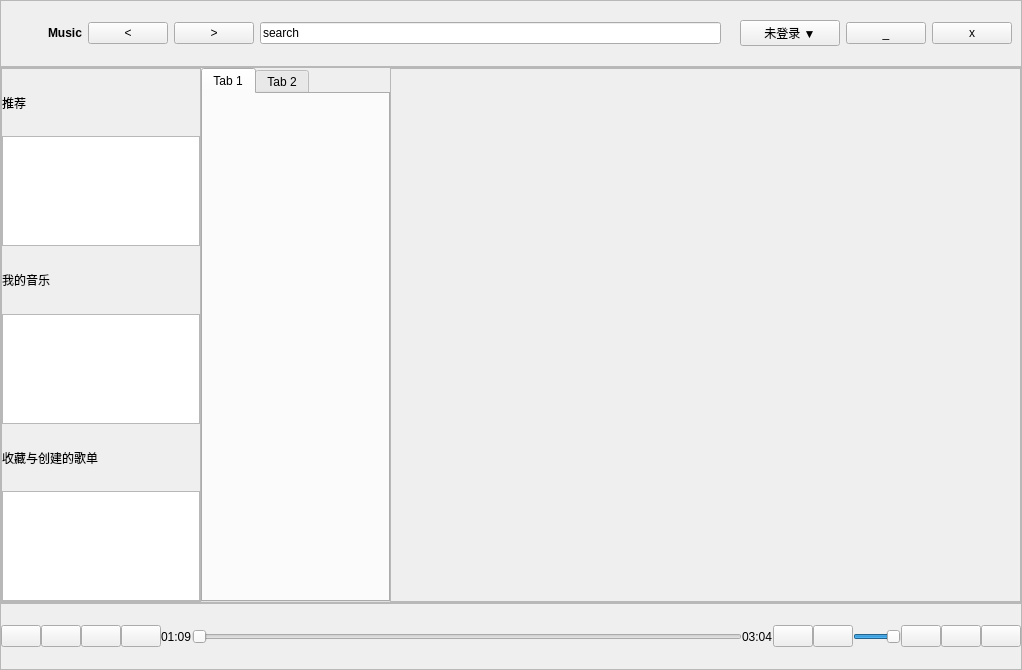
<?xml version="1.0" encoding="UTF-8"?>
<ui version="4.0">
 <class>mainWindow</class>
 <widget class="QWidget" name="mainWindow">
  <property name="geometry">
   <rect>
    <x>0</x>
    <y>0</y>
    <width>1022</width>
    <height>670</height>
   </rect>
  </property>
  <property name="minimumSize">
   <size>
    <width>1022</width>
    <height>670</height>
   </size>
  </property>
  <property name="windowTitle">
   <string>Form</string>
  </property>
  <layout class="QVBoxLayout" name="verticalLayout_2" stretch="0">
   <property name="spacing">
    <number>0</number>
   </property>
   <property name="leftMargin">
    <number>0</number>
   </property>
   <property name="topMargin">
    <number>0</number>
   </property>
   <property name="rightMargin">
    <number>0</number>
   </property>
   <property name="bottomMargin">
    <number>0</number>
   </property>
   <item>
    <layout class="QVBoxLayout" name="verticalLayout" stretch="1,8,1">
     <property name="spacing">
      <number>0</number>
     </property>
     <item>
      <widget class="QFrame" name="header">
       <property name="frameShape">
        <enum>QFrame::StyledPanel</enum>
       </property>
       <property name="frameShadow">
        <enum>QFrame::Raised</enum>
       </property>
       <layout class="QHBoxLayout" name="horizontalLayout_3">
        <item>
         <widget class="QLabel" name="logoLabel">
          <property name="minimumSize">
           <size>
            <width>32</width>
            <height>32</height>
           </size>
          </property>
          <property name="maximumSize">
           <size>
            <width>32</width>
            <height>32</height>
           </size>
          </property>
          <property name="text">
           <string/>
          </property>
          <property name="scaledContents">
           <bool>true</bool>
          </property>
         </widget>
        </item>
        <item>
         <widget class="QLabel" name="descriptionLabel">
          <property name="text">
           <string>&lt;b&gt;Music&lt;b&gt;</string>
          </property>
         </widget>
        </item>
        <item>
         <widget class="QPushButton" name="prev_Button">
          <property name="toolTip">
           <string>返回</string>
          </property>
          <property name="text">
           <string>&lt;</string>
          </property>
         </widget>
        </item>
        <item>
         <widget class="QPushButton" name="next_Button">
          <property name="toolTip">
           <string>前进</string>
          </property>
          <property name="text">
           <string>&gt;</string>
          </property>
         </widget>
        </item>
        <item>
         <widget class="QLineEdit" name="searchLine">
          <property name="text">
           <string>search</string>
          </property>
         </widget>
        </item>
        <item>
         <widget class="QLabel" name="userPix">
          <property name="text">
           <string/>
          </property>
         </widget>
        </item>
        <item>
         <widget class="QPushButton" name="loginButton">
          <property name="minimumSize">
           <size>
            <width>100</width>
            <height>0</height>
           </size>
          </property>
          <property name="toolTip">
           <string>登录</string>
          </property>
          <property name="styleSheet">
           <string notr="true"/>
          </property>
          <property name="text">
           <string>未登录 ▼</string>
          </property>
         </widget>
        </item>
        <item>
         <widget class="QPushButton" name="minButton">
          <property name="minimumSize">
           <size>
            <width>21</width>
            <height>17</height>
           </size>
          </property>
          <property name="toolTip">
           <string>最小化</string>
          </property>
          <property name="text">
           <string>_</string>
          </property>
         </widget>
        </item>
        <item>
         <widget class="QPushButton" name="closeButton">
          <property name="minimumSize">
           <size>
            <width>21</width>
            <height>17</height>
           </size>
          </property>
          <property name="toolTip">
           <string>关闭</string>
          </property>
          <property name="text">
           <string>x</string>
          </property>
         </widget>
        </item>
       </layout>
      </widget>
     </item>
     <item>
      <widget class="QFrame" name="main">
       <property name="frameShape">
        <enum>QFrame::StyledPanel</enum>
       </property>
       <property name="frameShadow">
        <enum>QFrame::Raised</enum>
       </property>
       <layout class="QHBoxLayout" name="mainHorizontalLayout" stretch="0,3,10">
        <property name="spacing">
         <number>0</number>
        </property>
        <property name="leftMargin">
         <number>0</number>
        </property>
        <property name="topMargin">
         <number>0</number>
        </property>
        <property name="rightMargin">
         <number>0</number>
        </property>
        <property name="bottomMargin">
         <number>0</number>
        </property>
        <item>
         <widget class="QScrollArea" name="scrollArea">
          <property name="minimumSize">
           <size>
            <width>200</width>
            <height>0</height>
           </size>
          </property>
          <property name="maximumSize">
           <size>
            <width>200</width>
            <height>16777215</height>
           </size>
          </property>
          <property name="styleSheet">
           <string notr="true"/>
          </property>
          <property name="widgetResizable">
           <bool>true</bool>
          </property>
          <widget class="QWidget" name="scrollAreaWidgetContents">
           <property name="geometry">
            <rect>
             <x>0</x>
             <y>0</y>
             <width>198</width>
             <height>530</height>
            </rect>
           </property>
           <layout class="QVBoxLayout" name="verticalLayout_3">
            <property name="spacing">
             <number>0</number>
            </property>
            <property name="leftMargin">
             <number>0</number>
            </property>
            <property name="topMargin">
             <number>0</number>
            </property>
            <property name="rightMargin">
             <number>0</number>
            </property>
            <property name="bottomMargin">
             <number>0</number>
            </property>
            <item>
             <widget class="QLabel" name="recommandLabel">
              <property name="text">
               <string>推荐</string>
              </property>
             </widget>
            </item>
            <item>
             <widget class="QListWidget" name="recommandList">
              <property name="minimumSize">
               <size>
                <width>0</width>
                <height>110</height>
               </size>
              </property>
              <property name="maximumSize">
               <size>
                <width>16777215</width>
                <height>110</height>
               </size>
              </property>
             </widget>
            </item>
            <item>
             <widget class="QLabel" name="myLabel">
              <property name="text">
               <string>我的音乐</string>
              </property>
             </widget>
            </item>
            <item>
             <widget class="QListWidget" name="myList">
              <property name="minimumSize">
               <size>
                <width>0</width>
                <height>110</height>
               </size>
              </property>
              <property name="maximumSize">
               <size>
                <width>16777215</width>
                <height>110</height>
               </size>
              </property>
             </widget>
            </item>
            <item>
             <widget class="QLabel" name="collectLabel">
              <property name="text">
               <string>收藏与创建的歌单</string>
              </property>
             </widget>
            </item>
            <item>
             <widget class="QListWidget" name="collectList">
              <property name="minimumSize">
               <size>
                <width>0</width>
                <height>110</height>
               </size>
              </property>
              <property name="maximumSize">
               <size>
                <width>16777215</width>
                <height>110</height>
               </size>
              </property>
             </widget>
            </item>
           </layout>
          </widget>
         </widget>
        </item>
        <item>
         <widget class="QTabWidget" name="tabWidget">
          <property name="styleSheet">
           <string notr="true">QTabWidget::pane { border: 2px solid rgb(76, 76, 113);}QTabBar::tab {\n                                 border: 0px solid #C4C4C3;border-bottom-color: #C2C7CB; border-top-left-radius: 0px; border-top-right-radius: 0px;\n                                 width: 00px;height: 00px;padding: 0px;} QTabBar::tab:selected{color:rgb(255,255,255);background-color:rgb(76, 76, 113);\n                                    border-color: rgb(76, 76, 113);}</string>
          </property>
          <property name="currentIndex">
           <number>0</number>
          </property>
          <widget class="QWidget" name="tab_3">
           <attribute name="title">
            <string>Tab 1</string>
           </attribute>
          </widget>
          <widget class="QWidget" name="tab_4">
           <attribute name="title">
            <string>Tab 2</string>
           </attribute>
          </widget>
         </widget>
        </item>
        <item>
         <widget class="QScrollArea" name="detailView">
          <property name="widgetResizable">
           <bool>true</bool>
          </property>
          <widget class="QWidget" name="scrollAreaWidgetContents_2">
           <property name="geometry">
            <rect>
             <x>0</x>
             <y>0</y>
             <width>627</width>
             <height>530</height>
            </rect>
           </property>
          </widget>
         </widget>
        </item>
       </layout>
      </widget>
     </item>
     <item>
      <widget class="QFrame" name="playWidget">
       <property name="styleSheet">
        <string notr="true"/>
       </property>
       <property name="frameShape">
        <enum>QFrame::StyledPanel</enum>
       </property>
       <property name="frameShadow">
        <enum>QFrame::Raised</enum>
       </property>
       <layout class="QHBoxLayout" name="horizontalLayout_2">
        <property name="spacing">
         <number>0</number>
        </property>
        <property name="leftMargin">
         <number>0</number>
        </property>
        <property name="topMargin">
         <number>0</number>
        </property>
        <property name="rightMargin">
         <number>0</number>
        </property>
        <property name="bottomMargin">
         <number>0</number>
        </property>
        <item>
         <widget class="QPushButton" name="previousButton">
          <property name="toolTip">
           <string>上一首</string>
          </property>
         </widget>
        </item>
        <item>
         <widget class="QPushButton" name="playButton">
          <property name="toolTip">
           <string>播放</string>
          </property>
         </widget>
        </item>
        <item>
         <widget class="QPushButton" name="pauseButton">
          <property name="toolTip">
           <string>暂停</string>
          </property>
         </widget>
        </item>
        <item>
         <widget class="QPushButton" name="nextButton">
          <property name="toolTip">
           <string>下一首</string>
          </property>
         </widget>
        </item>
        <item>
         <widget class="QLabel" name="currentTime">
          <property name="toolTip">
           <string>当前时间</string>
          </property>
          <property name="text">
           <string>01:09</string>
          </property>
         </widget>
        </item>
        <item>
         <widget class="QSlider" name="timeSlider">
          <property name="minimumSize">
           <size>
            <width>550</width>
            <height>5</height>
           </size>
          </property>
          <property name="orientation">
           <enum>Qt::Horizontal</enum>
          </property>
         </widget>
        </item>
        <item>
         <widget class="QLabel" name="countTime">
          <property name="toolTip">
           <string>总时间</string>
          </property>
          <property name="text">
           <string>03:04</string>
          </property>
         </widget>
        </item>
        <item>
         <widget class="QPushButton" name="volume">
          <property name="toolTip">
           <string>音量</string>
          </property>
         </widget>
        </item>
        <item>
         <widget class="QPushButton" name="noVolume">
          <property name="enabled">
           <bool>true</bool>
          </property>
          <property name="toolTip">
           <string>静音</string>
          </property>
         </widget>
        </item>
        <item>
         <widget class="QSlider" name="volumeSlider">
          <property name="sizePolicy">
           <sizepolicy hsizetype="Expanding" vsizetype="Fixed">
            <horstretch>0</horstretch>
            <verstretch>0</verstretch>
           </sizepolicy>
          </property>
          <property name="maximum">
           <number>100</number>
          </property>
          <property name="value">
           <number>100</number>
          </property>
          <property name="orientation">
           <enum>Qt::Horizontal</enum>
          </property>
         </widget>
        </item>
        <item>
         <widget class="QPushButton" name="single">
          <property name="toolTip">
           <string>单曲循环</string>
          </property>
         </widget>
        </item>
        <item>
         <widget class="QPushButton" name="repeat">
          <property name="toolTip">
           <string>列表循环</string>
          </property>
         </widget>
        </item>
        <item>
         <widget class="QPushButton" name="playlist">
          <property name="toolTip">
           <string>播放列表</string>
          </property>
         </widget>
        </item>
       </layout>
      </widget>
     </item>
    </layout>
   </item>
  </layout>
 </widget>
 <resources/>
 <connections>
  <connection>
   <sender>prev_Button</sender>
   <signal>clicked()</signal>
   <receiver>mainWindow</receiver>
   <slot>slot_prev_page_clicked()</slot>
   <hints>
    <hint type="sourcelabel">
     <x>36</x>
     <y>32</y>
    </hint>
    <hint type="destinationlabel">
     <x>38</x>
     <y>-3</y>
    </hint>
   </hints>
  </connection>
  <connection>
   <sender>next_Button</sender>
   <signal>clicked()</signal>
   <receiver>mainWindow</receiver>
   <slot>slot_next_page_clicked()</slot>
   <hints>
    <hint type="sourcelabel">
     <x>235</x>
     <y>34</y>
    </hint>
    <hint type="destinationlabel">
     <x>173</x>
     <y>-2</y>
    </hint>
   </hints>
  </connection>
  <connection>
   <sender>previousButton</sender>
   <signal>clicked()</signal>
   <receiver>mainWindow</receiver>
   <slot>slot_prev_song_clicked()</slot>
   <hints>
    <hint type="sourcelabel">
     <x>40</x>
     <y>638</y>
    </hint>
    <hint type="destinationlabel">
     <x>29</x>
     <y>680</y>
    </hint>
   </hints>
  </connection>
  <connection>
   <sender>nextButton</sender>
   <signal>clicked()</signal>
   <receiver>mainWindow</receiver>
   <slot>slot_next_song_clicked()</slot>
   <hints>
    <hint type="sourcelabel">
     <x>163</x>
     <y>634</y>
    </hint>
    <hint type="destinationlabel">
     <x>186</x>
     <y>696</y>
    </hint>
   </hints>
  </connection>
  <connection>
   <sender>playButton</sender>
   <signal>clicked()</signal>
   <receiver>mainWindow</receiver>
   <slot>slot_play_clicked()</slot>
   <hints>
    <hint type="sourcelabel">
     <x>75</x>
     <y>635</y>
    </hint>
    <hint type="destinationlabel">
     <x>76</x>
     <y>678</y>
    </hint>
   </hints>
  </connection>
  <connection>
   <sender>pauseButton</sender>
   <signal>clicked()</signal>
   <receiver>mainWindow</receiver>
   <slot>slot_pause_clicked()</slot>
   <hints>
    <hint type="sourcelabel">
     <x>120</x>
     <y>637</y>
    </hint>
    <hint type="destinationlabel">
     <x>139</x>
     <y>699</y>
    </hint>
   </hints>
  </connection>
  <connection>
   <sender>playlist</sender>
   <signal>clicked()</signal>
   <receiver>mainWindow</receiver>
   <slot>slot_playList_clicked()</slot>
   <hints>
    <hint type="sourcelabel">
     <x>1001</x>
     <y>632</y>
    </hint>
    <hint type="destinationlabel">
     <x>1010</x>
     <y>683</y>
    </hint>
   </hints>
  </connection>
  <connection>
   <sender>volumeSlider</sender>
   <signal>valueChanged(int)</signal>
   <receiver>mainWindow</receiver>
   <slot>slot_volumeSlider_valueChanged(int)</slot>
   <hints>
    <hint type="sourcelabel">
     <x>878</x>
     <y>636</y>
    </hint>
    <hint type="destinationlabel">
     <x>861</x>
     <y>686</y>
    </hint>
   </hints>
  </connection>
  <connection>
   <sender>noVolume</sender>
   <signal>clicked()</signal>
   <receiver>mainWindow</receiver>
   <slot>slot_noVolume_clicked()</slot>
   <hints>
    <hint type="sourcelabel">
     <x>844</x>
     <y>635</y>
    </hint>
    <hint type="destinationlabel">
     <x>837</x>
     <y>725</y>
    </hint>
   </hints>
  </connection>
  <connection>
   <sender>volume</sender>
   <signal>clicked()</signal>
   <receiver>mainWindow</receiver>
   <slot>slot_volume_clicked()</slot>
   <hints>
    <hint type="sourcelabel">
     <x>783</x>
     <y>631</y>
    </hint>
    <hint type="destinationlabel">
     <x>787</x>
     <y>702</y>
    </hint>
   </hints>
  </connection>
 </connections>
 <slots>
  <slot>slot_prev_page_clicked()</slot>
  <slot>slot_next_page_clicked()</slot>
  <slot>slot_prev_song_clicked()</slot>
  <slot>slot_next_song_clicked()</slot>
  <slot>slot_play_clicked()</slot>
  <slot>slot_pause_clicked()</slot>
  <slot>slot_playList_clicked()</slot>
  <slot>slot_volumeSlider_valueChanged(int)</slot>
  <slot>slot_noVolume_clicked()</slot>
  <slot>slot_volume_clicked()</slot>
 </slots>
</ui>
